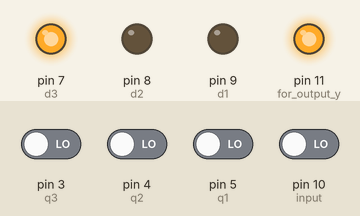
Simulated run of this sketch. Board: Arduino Uno, built with avr-gcc and run on an emulated ATmega328P. Shown: output pins drawn as LEDs (lit = HIGH). Inputs (shaded band) come from the test bench; at power-on: pin 3 (q3), pin 4 (q2), pin 5 (q1), pin 10 (input) LOW. Pins used as bus, display or sensor lines are not drawn.

Above: at 2.8 s.
2.9 s: pin 3 (q3) driven HIGH
At 4.2 s:
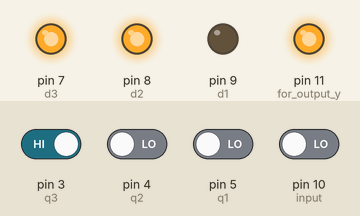
4.5 s: pin 10 (input) driven HIGH
At 6.7 s:
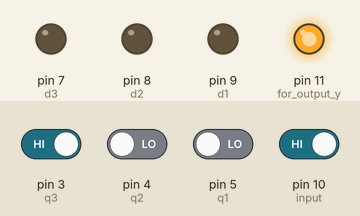
7.5 s: pin 5 (q1) driven HIGH
At 9.2 s:
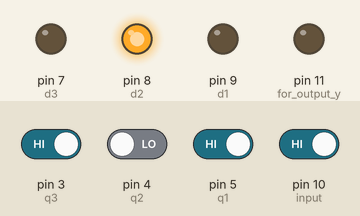
9.5 s: pin 4 (q2) driven HIGH
At 11.0 s:
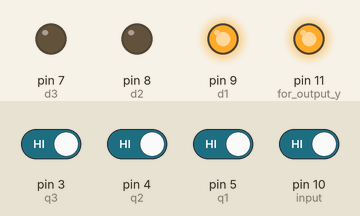
11.5 s: pin 4 (q2) driven LOW
At 12.5 s:
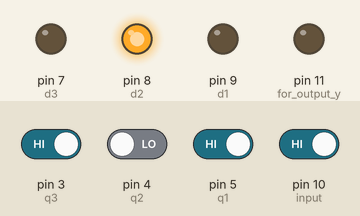
13.5 s: pin 3 (q3) driven LOW
At 15.2 s:
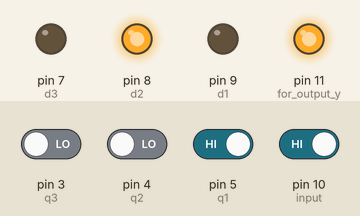
Timing chart, 0 to 16.5 s (numbered marks = the images above; inputs shaded):
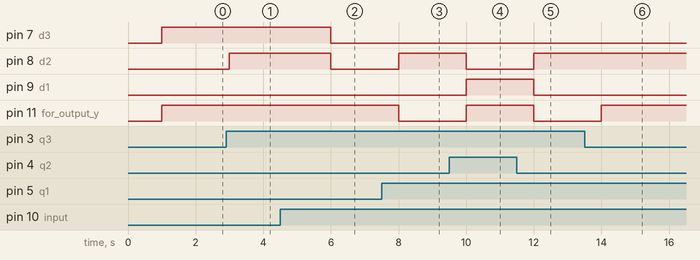

Measured:
- after the input at 2.9 s, pin 8 (d2): LOW → HIGH after 0.10 s
- after the input at 4.5 s, pin 7 (d3), pin 8 (d2): HIGH → LOW after 1.5 s
- after the input at 7.5 s, pin 8 (d2): LOW → HIGH after 0.50 s; pin 11 (for_output_y): HIGH → LOW after 0.50 s
- after the input at 9.5 s, pin 8 (d2): HIGH → LOW after 0.50 s; pin 9 (d1), pin 11 (for_output_y): LOW → HIGH after 0.50 s
- after the input at 11.5 s, pin 8 (d2): LOW → HIGH after 0.50 s; pin 9 (d1), pin 11 (for_output_y): HIGH → LOW after 0.50 s
- after the input at 13.5 s, pin 11 (for_output_y): LOW → HIGH after 0.50 s

The sketch:

final_ino.ino
```cpp
int x,y,o,p;
int q1,q2,q3,d1,d2,d3;

void disp7474(int o,int d1,int d2,int d3){


   digitalWrite(7,d3);
   digitalWrite(8,d2);
   digitalWrite(9,d1);
}

void setup(){
    Serial.begin(9600);
    pinMode(3,INPUT); //q3
    pinMode(4,INPUT); //q2
    pinMode(5,INPUT); //q1
    pinMode(7,OUTPUT);  //d3
    pinMode(8,OUTPUT);  //d2
    pinMode(9,OUTPUT);  //d1
    pinMode(10,INPUT);// input
    pinMode(11,OUTPUT);//for output y
    pinMode(13,OUTPUT); // FOR OVERALL CLOCK
}

void loop(){
   digitalWrite(13,LOW);
   x = digitalRead(10); //declaring x as input
   digitalWrite(13,HIGH);
   delay(1000);
   q3= digitalRead(3);
   q2= digitalRead(4);
   q1= digitalRead(5);
   d3= q2&&q1&&x;
   d2= (q3&&!x)||(!q2&&q1&&x)|| (q2&&!q1&&!x);
   d1= (!x);
   y = (q3&&!q2&&q1&&x);
   disp7474(o,d3,d2,d1);
 //  Serial.print(o);
   //delay(1);
  // Serial.print(d1);
  // delay(1);
  // Serial.print(d2);
  // delay(1);
  // Serial.print(d3);
  // delay(1);

if  (y==1){
      digitalWrite(11,LOW);
  }
if (y==0){
      digitalWrite(11,HIGH);
  }
 }
```

anew.cpp
```cpp
//ASSIGNMENT-1(IDE)
//Simplify the following Boolean expression, using three-variable maps:
//F(x,y,z)=x'y+y'z'+yz'


#include<Arduino.h>
int z=1,y=0,x=0;
int f;
void seven_seg(int a,int b,int c,int d,int e,int f,int g){
    digitalWrite(2,a);
    digitalWrite(3,b);
    digitalWrite(4,c);
    digitalWrite(5,d);
    digitalWrite(6,e);
    digitalWrite(7,f);
    digitalWrite(8,g);
}
void setup(){
    pinMode(2,OUTPUT);
    pinMode(3,OUTPUT);
    pinMode(4,OUTPUT);
    pinMode(5,OUTPUT);
    pinMode(6,OUTPUT);
    pinMode(7,OUTPUT);
    pinMode(8,OUTPUT);
}
void loop(){
  f= !z||(!x&&y);
  if (f==0){
       seven_seg(0,0,0,0,0,0,1);
  }
  else{
       seven_seg(1,0,0,1,1,1,1);
  }

}
```

assignment3.cpp
```cpp
//ASSIGNMENGT-3
//DESIGN AND IMPLEMENT A COUNTER USING T-FLIP-FLOP


#include<Arduino.h>
int p,q,r,i;
int D,C,B,A;

void disp_7447(int D, int C, int B, int A)
{
  digitalWrite(2, A);
  digitalWrite(3, B);
  digitalWrite(4, C);
  digitalWrite(5, D);

}
void setup() {
    pinMode(2, OUTPUT);
    pinMode(3, OUTPUT);
    pinMode(4, OUTPUT);
    pinMode(5, OUTPUT);
}

void loop() {

    for(i=0;i<16;i++){
      p=(i/4)%2;
      q=(i/2)%2;
      r=(i)%2;


        A=0;
        B=p&&q;
        C=p;
        D =1;

      disp_7447(A,B ,C,D);
      delay(1000);

    }
}
```
